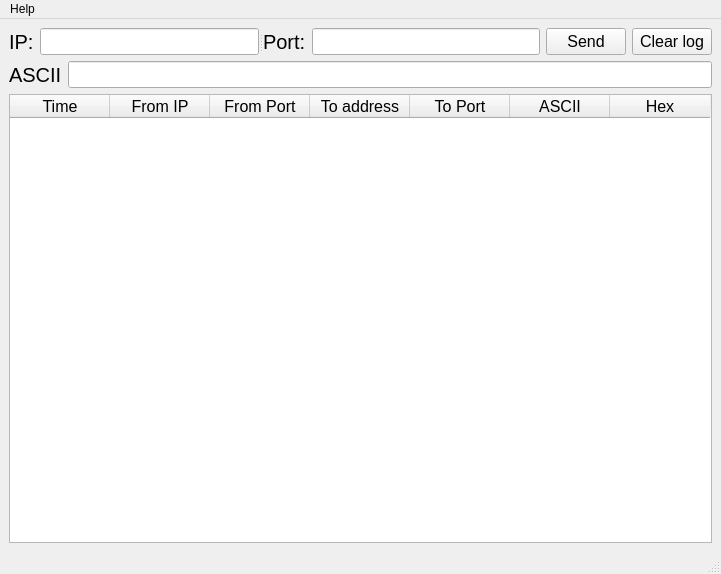
<?xml version="1.0" encoding="UTF-8"?>
<ui version="4.0">
 <class>MainWindow</class>
 <widget class="QMainWindow" name="MainWindow">
  <property name="geometry">
   <rect>
    <x>0</x>
    <y>0</y>
    <width>721</width>
    <height>574</height>
   </rect>
  </property>
  <property name="windowTitle">
   <string>MainWindow</string>
  </property>
  <widget class="QWidget" name="centralwidget">
   <layout class="QGridLayout" name="gridLayout">
    <item row="1" column="0">
     <layout class="QHBoxLayout" name="horizontalLayout_4">
      <item>
       <widget class="QLabel" name="ASCII_lab">
        <property name="font">
         <font>
          <pointsize>15</pointsize>
         </font>
        </property>
        <property name="text">
         <string>ASCII</string>
        </property>
       </widget>
      </item>
      <item>
       <widget class="QLineEdit" name="ASCII_line">
        <property name="font">
         <font>
          <pointsize>12</pointsize>
         </font>
        </property>
       </widget>
      </item>
     </layout>
    </item>
    <item row="2" column="0">
     <widget class="QTableWidget" name="Log">
      <property name="font">
       <font>
        <pointsize>12</pointsize>
       </font>
      </property>
      <property name="inputMethodHints">
       <set>Qt::ImhNone</set>
      </property>
      <property name="columnCount">
       <number>7</number>
      </property>
      <attribute name="horizontalHeaderCascadingSectionResizes">
       <bool>false</bool>
      </attribute>
      <column>
       <property name="text">
        <string>Time</string>
       </property>
      </column>
      <column>
       <property name="text">
        <string>From IP</string>
       </property>
      </column>
      <column>
       <property name="text">
        <string>From Port</string>
       </property>
      </column>
      <column>
       <property name="text">
        <string>To address</string>
       </property>
      </column>
      <column>
       <property name="text">
        <string>To Port</string>
       </property>
      </column>
      <column>
       <property name="text">
        <string>ASCII</string>
       </property>
      </column>
      <column>
       <property name="text">
        <string>Hex</string>
       </property>
      </column>
     </widget>
    </item>
    <item row="0" column="0">
     <layout class="QHBoxLayout" name="horizontalLayout_3">
      <item>
       <widget class="QSplitter" name="splitter">
        <property name="orientation">
         <enum>Qt::Horizontal</enum>
        </property>
        <widget class="QWidget" name="layoutWidget">
         <layout class="QHBoxLayout" name="horizontalLayout">
          <item>
           <widget class="QLabel" name="IP_lab">
            <property name="font">
             <font>
              <pointsize>15</pointsize>
             </font>
            </property>
            <property name="text">
             <string>IP:</string>
            </property>
           </widget>
          </item>
          <item>
           <widget class="QLineEdit" name="IP_line">
            <property name="font">
             <font>
              <pointsize>12</pointsize>
             </font>
            </property>
           </widget>
          </item>
         </layout>
        </widget>
        <widget class="QWidget" name="layoutWidget">
         <layout class="QHBoxLayout" name="horizontalLayout_2">
          <item>
           <widget class="QLabel" name="Port_lab">
            <property name="font">
             <font>
              <pointsize>15</pointsize>
             </font>
            </property>
            <property name="text">
             <string>Port:</string>
            </property>
           </widget>
          </item>
          <item>
           <widget class="QLineEdit" name="Port_line">
            <property name="font">
             <font>
              <pointsize>12</pointsize>
             </font>
            </property>
           </widget>
          </item>
         </layout>
        </widget>
       </widget>
      </item>
      <item>
       <widget class="QPushButton" name="Send_butt">
        <property name="font">
         <font>
          <pointsize>12</pointsize>
         </font>
        </property>
        <property name="text">
         <string>Send</string>
        </property>
       </widget>
      </item>
      <item>
       <widget class="QPushButton" name="Clear_butt">
        <property name="font">
         <font>
          <pointsize>12</pointsize>
         </font>
        </property>
        <property name="text">
         <string>Clear log</string>
        </property>
       </widget>
      </item>
     </layout>
    </item>
   </layout>
  </widget>
  <widget class="QStatusBar" name="statusbar"/>
  <widget class="QMenuBar" name="menuBar">
   <property name="geometry">
    <rect>
     <x>0</x>
     <y>0</y>
     <width>721</width>
     <height>21</height>
    </rect>
   </property>
   <widget class="QMenu" name="Help">
    <property name="title">
     <string>Help</string>
    </property>
    <addaction name="Information"/>
   </widget>
   <addaction name="Help"/>
  </widget>
  <action name="Information">
   <property name="text">
    <string>Information</string>
   </property>
  </action>
 </widget>
 <resources/>
 <connections/>
</ui>
